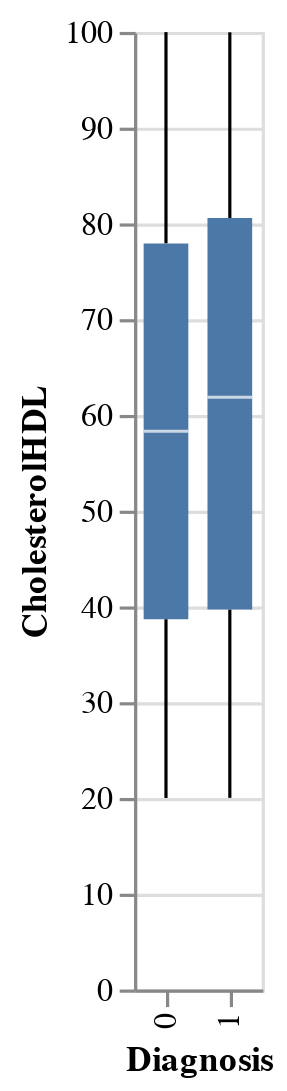

Notebook source saved alongside this figure:
### Code cell
# Make a box plot that compares cholesterolHDL to diagnosis

alt.Chart(clinical_measurements).mark_boxplot().encode(
    x='Diagnosis:N',
    y='CholesterolHDL:Q'
)

### Figure 1 — Vega-Lite specification as saved in the notebook (floating-point values rounded to 4 significant figures; data arrays with more than 128 entries replaced by an {"elided": "..."} marker saying what was removed)
{"config": {"view": {"continuousWidth": 400, "continuousHeight": 300}}, "data": {"name": "data-4a700c5c64d2283e3a87d9510911ddea"}, "mark": "boxplot", "encoding": {"x": {"field": "Diagnosis", "type": "nominal"}, "y": {"field": "CholesterolHDL", "type": "quantitative"}}, "$schema": "https://vega.github.io/schema/vega-lite/v4.17.0.json", "datasets": {"data-4a700c5c64d2283e3a87d9510911ddea": {"elided": "2149 records"}}}
